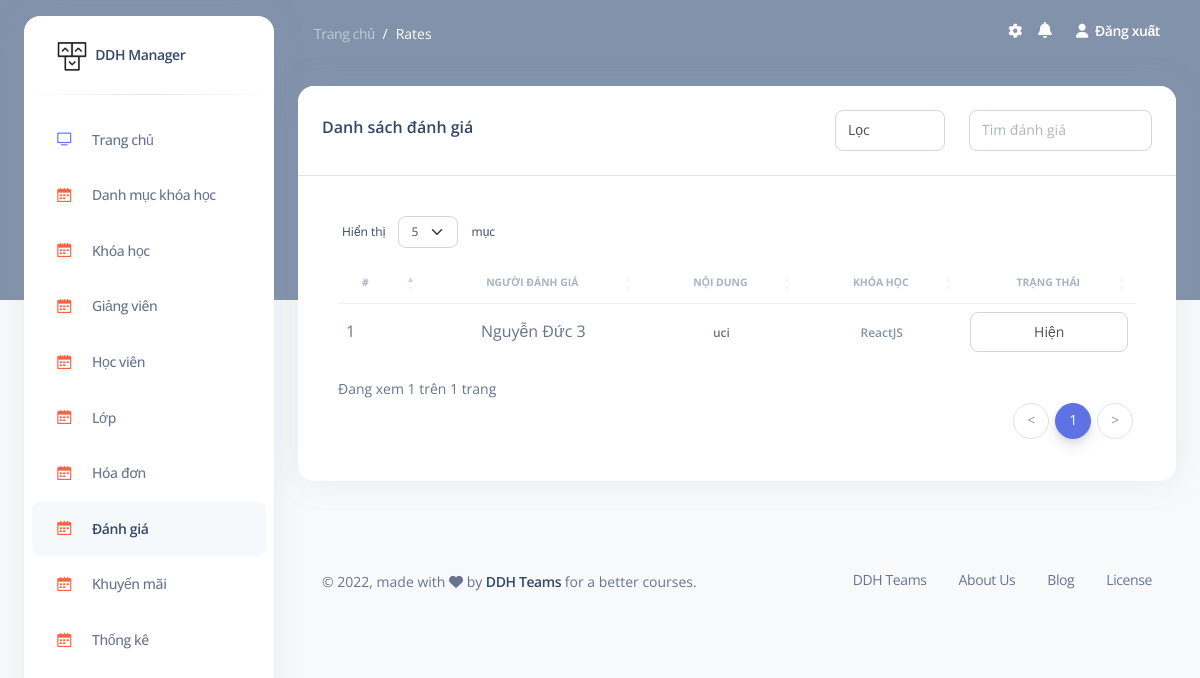
The page /admin/rates (signed in) on the database its author committed.
### tables this page shows
CREATE TABLE `rate_courses` (
                                `id` int NOT NULL,
                                `rate` float DEFAULT NULL,
                                `content_rate` text,
                                `id_course` int DEFAULT NULL,
                                `id_student` int DEFAULT NULL
);

CREATE TABLE `students` (
                            `id` int NOT NULL,
                            `name_student` varchar(255) DEFAULT NULL,
                            `username_student` varchar(255) DEFAULT NULL,
                            `email_student` varchar(255) DEFAULT NULL,
                            `phone_student` varchar(255) DEFAULT NULL,
                            `password_student` varchar(255) DEFAULT NULL,
                            `image_student` varchar(255) DEFAULT NULL,
                            `role` tinyint DEFAULT '1',
                            `created_at` timestamp NULL DEFAULT NULL,
                            `updated_at` timestamp NULL DEFAULT NULL,
                            `status_student` tinyint DEFAULT '0'
);

CREATE TABLE `courses` (
                           `id` int NOT NULL,
                           `name_course` varchar(255) DEFAULT NULL,
                           `price_course` int DEFAULT NULL,
                           `image_course` varchar(255) DEFAULT NULL,
                           `status_course` tinyint DEFAULT '0',
                           `description_course` text,
                           `quote` text,
                           `discount` smallint DEFAULT '0',
                           `created_at` timestamp NULL DEFAULT NULL,
                           `updated_at` timestamp NULL DEFAULT NULL,
                           `id_category` int DEFAULT NULL
);

### models/admin/rates.php (called while the page is built, shortened)
 <?php
    function get_all_cmt(){
        $sql = 'SELECT *, rate_courses.id as id_cmt
        FROM rate_courses
        INNER JOIN courses ON rate_courses.id_course = courses.id
        INNER JOIN students ON rate_courses.id_student = students.id
        ';
        return query($sql);
    }
?>

### models/process_db.php (called while the page is built, shortened)
<?php
    function connect(){
        $conn = null;
        try {
            $conn = new PDO("mysql:host=".DB_HOST.";dbname=".DB_NAME."", DB_USER, DB_PASS);
            $conn->setAttribute(PDO::ATTR_ERRMODE, PDO::ERRMODE_EXCEPTION);
        }catch(PDOException $e){
            echo "Connection failed: " . $e->getMessage();
        }
        return $conn;
    }
    function query($sql){
        $sql_args = array_slice(func_get_args(), 1);
        try {
            $stmt = connect()->prepare($sql);
            $stmt->execute($sql_args);
            $rows = $stmt->fetchAll();
            return $rows;
        } catch (PDOException $e) {
            throw $e;
        }
    }
?>

### views/admin/rates/read.php (the view, shortened to what this page needs)
<section class="container-fluid py-4">
    <div class="row">
        <div class="col-12">
            <div class="card mb-4">
                <div class="card-header border-bottom">
                    <div class="d-flex justify-content-between align-items-center">
                        <h6>Danh sách đánh giá</h6>
                        <div class="d-flex justify-content-between align-items-center gap-4">
                            <form action="<?= RATES ?>">
                                <select onchange="this.form.submit()" class="form-control" name="c">
                                    <option value="all" <?= isset($_GET['c']) ? "" : "disabled" ?> selected>Lọc</option>
                                </select>
                            </form>
                            <form action="<?= RATES ?>" class="d-flex justify-content-center align-items-center">
                                <input type="search" name="s" class="form-control" placeholder="Tìm đánh giá" value="<?= isset($_GET['s']) ? $_GET['s'] : "" ?>">
                            </form>
                        </div>
                    </div>
                </div>
                <div class="card-body ">
                    <div class="table-responsive p-3">
                        <table class="table align-items-center " id="example">
                            <thead>
                                <tr>
                                    <th class="text-uppercase text-secondary text-xxs font-weight-bolder opacity-7">#</th>
                                    <th class="text-center text-uppercase text-secondary text-xxs font-weight-bolder opacity-7">Người đánh giá</th>
                                    <th class="text-center text-uppercase text-secondary text-xxs font-weight-bolder opacity-7">Nội dung</th>
                                    <th class="text-center text-uppercase text-secondary text-xxs font-weight-bolder opacity-7">Khóa học</th>
                                    <th class="text-center text-uppercase text-secondary text-xxs font-weight-bolder opacity-7">Trạng thái</th>
                                </tr>
                            </thead>
                            <tbody>
                            <?php if(!empty($read_comment)){ ?>
                                <?php foreach ($read_comment as $keys => $values): ?>
                                    <tr>
                                        <td><?= $keys + 1?></td>
                                        <td class="text-center">
                                            <?= $values['name_student'] ?>
                                        </td>
                                        <td class="text-center"><p class="text-xs text-center font-weight-bold mb-0"><?= $values['content_rate'] ?></p></td>
                                        <td class="align-middle text-center">
                                            <span class="text-secondary text-xs font-weight-bold"><?= $values['name_course'] ?></span>
                                        </td>
                                        <td>
                                            <select class="form-control text-center" data-id-rate="<?= $values['id_cmt'] ?>" onchange="change_qtyy(this)">>
                                                <option value="0" <?= $values['status'] == 0 ? 'selected disabled' : '' ?>>Hiện</option>
                                            </select>
                                        </td>
                                    </tr>
                                <?php endforeach; ?>
                            <?php } ?>
                            </tbody>
                        </table>
                    </div>
                </div>
            </div>
        </div>
    </div>
</section>

### rows shown on the page
rate_courses: id_student.name_student "Nguyễn Đức 3", content_rate "uci", id_course.name_course "ReactJS", id "Hiện"

### other values the page prints
$_GET['module'] "Rates"
